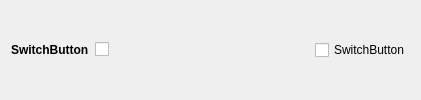
             <widget class="QWidget" name="widget_13" native="true">
              <property name="minimumSize">
               <size>
                <width>0</width>
                <height>0</height>
               </size>
              </property>
              <layout class="QGridLayout" name="gridLayout_19">
               <item row="0" column="0">
                <widget class="QLabel" name="label_12">
                 <property name="font">
                  <font>
                   <bold>true</bold>
                  </font>
                 </property>
                 <property name="text">
                  <string>SwitchButton</string>
                 </property>
                </widget>
               </item>
               <item row="0" column="4">
                <widget class="QCheckBox" name="checkBox_4">
                 <property name="text">
                  <string>SwitchButton</string>
                 </property>
                 <property name="isSwitchButton" stdset="0">
                  <bool>true</bool>
                 </property>
                </widget>
               </item>
               <item row="0" column="1">
                <widget class="QCheckBox" name="checkBox_5">
                 <property name="text">
                  <string/>
                 </property>
                 <property name="isSwitchButton" stdset="0">
                  <bool>true</bool>
                 </property>
                </widget>
               </item>
               <item row="0" column="2">
                <spacer name="horizontalSpacer_8">
                 <property name="orientation">
                  <enum>Qt::Orientation::Horizontal</enum>
                 </property>
                 <property name="sizeHint" stdset="0">
                  <size>
                   <width>200</width>
                   <height>20</height>
                  </size>
                 </property>
                </spacer>
               </item>
              </layout>
             </widget>
